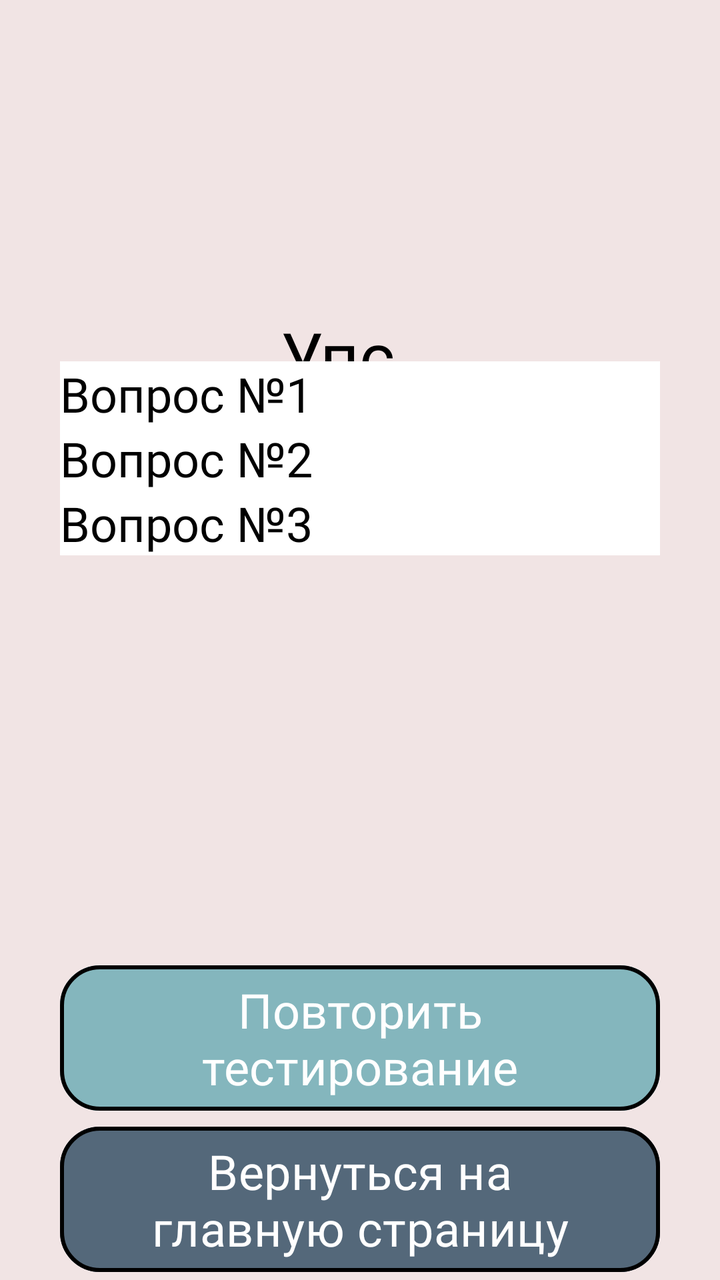
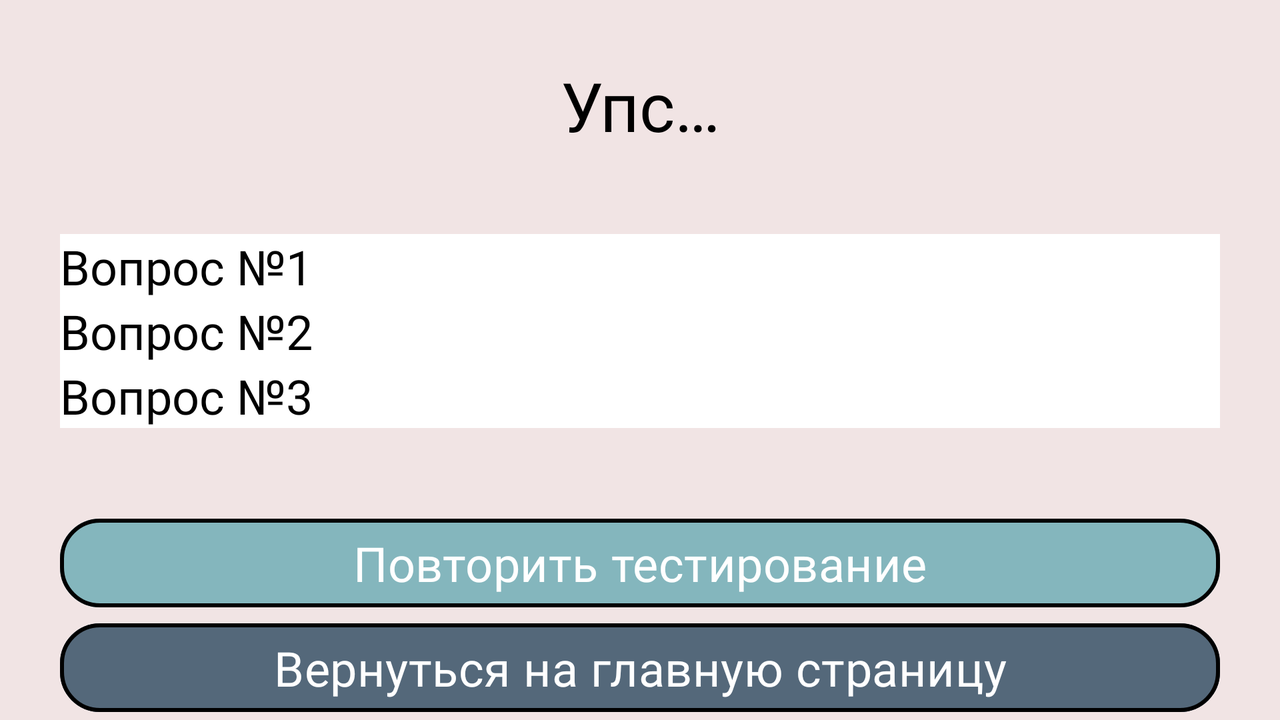

The same Android screen from two of the app's own layout files: first res/layout/ as a phone draws it, then the repository's variant for another configuration, drawn on a device whose configuration selects that folder. Both files follow.
<!-- AndroidManifest.xml: application theme Theme.PKTO -->
<!-- res/layout/activity_test1_result_page.xml -->
<?xml version="1.0" encoding="utf-8"?>
<androidx.constraintlayout.widget.ConstraintLayout xmlns:android="http://schemas.android.com/apk/res/android"
    xmlns:app="http://schemas.android.com/apk/res-auto"
    xmlns:tools="http://schemas.android.com/tools"
    android:layout_width="match_parent"
    android:layout_height="match_parent"
    android:background="@color/mainBackground"
    tools:context=".test1_resultPage">

    <LinearLayout
        android:id="@+id/linearLayout"
        android:layout_width="0dp"
        android:layout_height="wrap_content"
        android:layout_marginStart="30dp"
        android:layout_marginEnd="30dp"
        android:orientation="vertical"
        app:layout_constraintBottom_toBottomOf="parent"
        app:layout_constraintEnd_toEndOf="parent"
        app:layout_constraintStart_toStartOf="parent">

        <Button
            android:id="@+id/buttonRestart"
            android:layout_width="match_parent"
            android:layout_height="wrap_content"
            android:backgroundTint="@color/blueLight"
            android:fontFamily="@font/montserrat_bold"
            android:onClick="restartTest1"
            android:text="@string/buttonRestartTest"
            android:textColor="@color/white"
            android:textSize="24sp"
            app:cornerRadius="20dp"
            app:strokeWidth="2dp" />

        <Button
            android:id="@+id/buttonBackToMainPage"
            android:layout_width="match_parent"
            android:layout_height="wrap_content"
            android:backgroundTint="@color/blueDark"
            android:fontFamily="@font/montserrat_bold"
            android:onClick="toMainPage"
            android:text="@string/buttonBackToMainPage"
            android:textColor="@color/white"
            android:textSize="24sp"
            app:cornerRadius="20dp"
            app:strokeWidth="2dp" />
    </LinearLayout>

    <TextView
        android:id="@+id/test1_resultTextView"
        android:layout_width="0dp"
        android:layout_height="wrap_content"
        android:layout_marginStart="30dp"
        android:layout_marginTop="15dp"
        android:layout_marginEnd="30dp"
        android:fontFamily="@font/montserrat_bold"
        android:text="@string/resultBad"
        android:textAlignment="center"
        android:textColor="@color/black"
        android:textSize="34sp"
        app:layout_constraintEnd_toEndOf="parent"
        app:layout_constraintStart_toStartOf="parent"
        app:layout_constraintTop_toBottomOf="@+id/test1_resultPicture" />

    <ImageView
        android:id="@+id/test1_resultPicture"
        android:layout_width="125dp"
        android:layout_height="125dp"
        android:layout_marginStart="30dp"
        android:layout_marginTop="15dp"
        android:layout_marginEnd="30dp"
        android:scaleType="fitCenter"
        app:layout_constraintEnd_toEndOf="parent"
        app:layout_constraintStart_toStartOf="parent"
        app:layout_constraintTop_toTopOf="parent"
        app:srcCompat="@drawable/ic_launcher_background" />

    <LinearLayout
        android:layout_width="0dp"
        android:layout_height="wrap_content"
        android:layout_marginStart="30dp"
        android:layout_marginTop="15dp"
        android:layout_marginEnd="30dp"
        android:layout_marginBottom="236dp"
        android:background="@color/white"
        android:orientation="vertical"
        app:layout_constraintBottom_toTopOf="@+id/linearLayout"
        app:layout_constraintEnd_toEndOf="parent"
        app:layout_constraintStart_toStartOf="parent"
        app:layout_constraintTop_toBottomOf="@+id/test1_resultTextView">

        <LinearLayout
            android:layout_width="match_parent"
            android:layout_height="match_parent"
            android:orientation="horizontal">

            <TextView
                android:id="@+id/test1_question1"
                android:layout_width="411dp"
                android:layout_height="wrap_content"
                android:layout_weight="1"
                android:fontFamily="@font/montserrat"
                android:text="@string/questionNum1"
                android:textColor="@color/black"
                android:textSize="24sp" />

            <ImageView
                android:id="@+id/test1_correctImage1"
                android:layout_width="match_parent"
                android:layout_height="match_parent"
                android:layout_weight="1"
                android:scaleType="fitEnd"
                android:src="@drawable/correct" />
        </LinearLayout>

        <LinearLayout
            android:layout_width="match_parent"
            android:layout_height="match_parent"
            android:orientation="horizontal">

            <TextView
                android:id="@+id/test1_question2"
                android:layout_width="412dp"
                android:layout_height="wrap_content"
                android:layout_weight="1"
                android:fontFamily="@font/montserrat"
                android:text="@string/questionNum2"
                android:textColor="@color/black"
                android:textSize="24sp" />

            <ImageView
                android:id="@+id/test1_correctImage2"
                android:layout_width="wrap_content"
                android:layout_height="match_parent"
                android:layout_weight="1"
                android:scaleType="fitEnd"
                android:src="@drawable/correct" />
        </LinearLayout>

        <LinearLayout
            android:layout_width="match_parent"
            android:layout_height="match_parent"
            android:orientation="horizontal">

            <TextView
                android:id="@+id/test1_question3"
                android:layout_width="413dp"
                android:layout_height="wrap_content"
                android:layout_weight="1"
                android:fontFamily="@font/montserrat"
                android:text="@string/questionNum3"
                android:textColor="@color/black"
                android:textSize="24sp" />

            <ImageView
                android:id="@+id/test1_correctImage3"
                android:layout_width="wrap_content"
                android:layout_height="match_parent"
                android:layout_weight="1"
                android:scaleType="fitEnd"
                android:src="@drawable/correct" />
        </LinearLayout>
    </LinearLayout>

</androidx.constraintlayout.widget.ConstraintLayout>
<!-- resources referenced by this layout -->
<resources>
  <color name="black">#FF000000</color>
  <color name="blueDark">#54687a</color>
  <color name="blueLight">#84b6bd</color>
  <color name="mainBackground">#f1e4e4</color>
  <color name="white">#FFFFFFFF</color>
  <string name="buttonBackToMainPage">Вернуться на главную страницу</string>
  <string name="buttonRestartTest">Повторить тестирование</string>
  <string name="questionNum1">Вопрос №1</string>
  <string name="questionNum2">Вопрос №2</string>
  <string name="questionNum3">Вопрос №3</string>
  <string name="resultBad">Упс…</string>
  <style name="Theme.PKTO" parent="Base.Theme.PKTO" />
  <style name="Base.Theme.PKTO" parent="Theme.Material3.DayNight.NoActionBar">
          
          <item name="colorPrimaryDark">@color/pink</item>
      </style>
  <color name="pink">#dab6bc</color>
</resources>
<!-- res/layout-land/activity_test1_result_page.xml (the repository's variant of the layout above) -->
<!-- drawn on the phone turned sideways -->
<?xml version="1.0" encoding="utf-8"?>
<androidx.constraintlayout.widget.ConstraintLayout xmlns:android="http://schemas.android.com/apk/res/android"
    xmlns:app="http://schemas.android.com/apk/res-auto"
    xmlns:tools="http://schemas.android.com/tools"
    android:layout_width="match_parent"
    android:layout_height="match_parent"
    android:background="@color/mainBackground"
    tools:context=".test1_resultPage">

    <LinearLayout
        android:id="@+id/linearLayout"
        android:layout_width="0dp"
        android:layout_height="wrap_content"
        android:layout_marginStart="30dp"
        android:layout_marginEnd="30dp"
        android:orientation="vertical"
        app:layout_constraintBottom_toBottomOf="parent"
        app:layout_constraintEnd_toEndOf="parent"
        app:layout_constraintStart_toStartOf="parent">

        <Button
            android:id="@+id/buttonRestart"
            android:layout_width="match_parent"
            android:layout_height="wrap_content"
            android:backgroundTint="@color/blueLight"
            android:fontFamily="@font/montserrat_bold"
            android:onClick="restartTest1"
            android:text="@string/buttonRestartTest"
            android:textColor="@color/white"
            android:textSize="24sp"
            app:cornerRadius="20dp"
            app:strokeWidth="2dp" />

        <Button
            android:id="@+id/buttonBackToMainPage"
            android:layout_width="match_parent"
            android:layout_height="wrap_content"
            android:backgroundTint="@color/blueDark"
            android:fontFamily="@font/montserrat_bold"
            android:onClick="toMainPage"
            android:text="@string/buttonBackToMainPage"
            android:textColor="@color/white"
            android:textSize="24sp"
            app:cornerRadius="20dp"
            app:strokeWidth="2dp" />
    </LinearLayout>

    <TextView
        android:id="@+id/test1_resultTextView"
        android:layout_width="0dp"
        android:layout_height="wrap_content"
        android:layout_marginStart="30dp"
        android:layout_marginTop="30dp"
        android:layout_marginEnd="30dp"
        android:fontFamily="@font/montserrat_bold"
        android:text="@string/resultBad"
        android:textAlignment="center"
        android:textColor="@color/black"
        android:textSize="34sp"
        app:layout_constraintEnd_toEndOf="parent"
        app:layout_constraintHorizontal_bias="1.0"
        app:layout_constraintStart_toStartOf="parent"
        app:layout_constraintTop_toTopOf="parent" />

    <ImageView
        android:id="@+id/test1_resultPicture"
        android:layout_width="58dp"
        android:layout_height="61dp"
        android:scaleType="fitCenter"
        app:layout_constraintStart_toStartOf="parent"
        app:layout_constraintTop_toTopOf="parent"
        app:srcCompat="@drawable/ic_launcher_background" />

    <LinearLayout
        android:layout_width="0dp"
        android:layout_height="wrap_content"
        android:layout_marginStart="30dp"
        android:layout_marginTop="30dp"
        android:layout_marginEnd="30dp"
        android:layout_marginBottom="30dp"
        android:background="@color/white"
        android:orientation="vertical"
        app:layout_constraintBottom_toTopOf="@+id/linearLayout"
        app:layout_constraintEnd_toEndOf="parent"
        app:layout_constraintStart_toStartOf="parent"
        app:layout_constraintTop_toBottomOf="@+id/test1_resultTextView">

        <LinearLayout
            android:layout_width="match_parent"
            android:layout_height="match_parent"
            android:orientation="horizontal">

            <TextView
                android:id="@+id/test1_question1"
                android:layout_width="571dp"
                android:layout_height="wrap_content"
                android:layout_weight="1"
                android:fontFamily="@font/montserrat"
                android:text="@string/questionNum1"
                android:textColor="@color/black"
                android:textSize="24sp" />

            <ImageView
                android:id="@+id/test1_correctImage1"
                android:layout_width="match_parent"
                android:layout_height="match_parent"
                android:layout_weight="1"
                android:scaleType="fitEnd"
                android:src="@drawable/correct" />
        </LinearLayout>

        <LinearLayout
            android:layout_width="match_parent"
            android:layout_height="match_parent"
            android:orientation="horizontal">

            <TextView
                android:id="@+id/test1_question2"
                android:layout_width="412dp"
                android:layout_height="wrap_content"
                android:layout_weight="1"
                android:fontFamily="@font/montserrat"
                android:text="@string/questionNum2"
                android:textColor="@color/black"
                android:textSize="24sp" />

            <ImageView
                android:id="@+id/test1_correctImage2"
                android:layout_width="wrap_content"
                android:layout_height="match_parent"
                android:layout_weight="1"
                android:scaleType="fitEnd"
                android:src="@drawable/correct" />
        </LinearLayout>

        <LinearLayout
            android:layout_width="match_parent"
            android:layout_height="match_parent"
            android:orientation="horizontal">

            <TextView
                android:id="@+id/test1_question3"
                android:layout_width="413dp"
                android:layout_height="wrap_content"
                android:layout_weight="1"
                android:fontFamily="@font/montserrat"
                android:text="@string/questionNum3"
                android:textColor="@color/black"
                android:textSize="24sp" />

            <ImageView
                android:id="@+id/test1_correctImage3"
                android:layout_width="wrap_content"
                android:layout_height="match_parent"
                android:layout_weight="1"
                android:scaleType="fitEnd"
                android:src="@drawable/correct" />
        </LinearLayout>
    </LinearLayout>

</androidx.constraintlayout.widget.ConstraintLayout>
